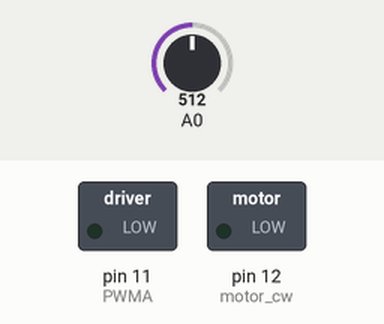
This sketch was run on a simulated Arduino Uno, built with avr-gcc and run on an emulated ATmega328P. Shown: switched loads named in the sketch (green lamp = pin HIGH). The inputs (shaded band) are chosen by the test bench; at power-on: A0 = 512. What the sketch prints to the serial monitor is not drawn.

Above: at 1.2 s.
1.3 s: A0 set to 482
At 3.1 s:
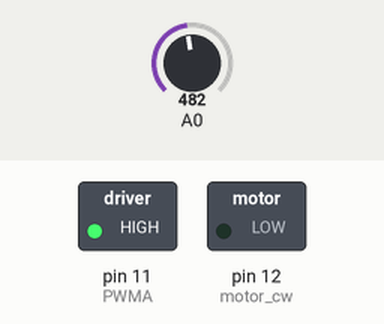
Timing chart, 0 to 4.6 s (numbered marks = the images above; inputs shaded):
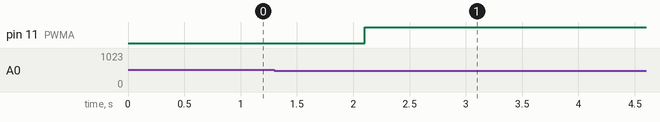

Measured:
- the behaviour switches between 501 and 500 on A0 (found by bisection; images 0 and 1)
- after the input at 1.3 s, pin 11 (PWMA): LOW → HIGH after 0.80 s

The sketch:

process_signal_tools.ino
```cpp
// Initializing the array for first deriv of sliding window of 20 datapoints
int signalVals[20] = {};
int signalValsSize = 20;

int rawPrevious = 0;
int count = 0;

int motorSpeed = 255;

const int AIN1 = 13;
const int AIN2 = 4;
const int PWMA = 11;

void setup() {
  pinMode(12, OUTPUT); // motor cw
  pinMode(11, OUTPUT); // motor ccw
  Serial.begin(9600);

  // wait for serial terminal to open
  while (!Serial);
}

void loop() {
  // read the input on analog pin A0
  int rawValue = analogRead(A0);
  delay(100);
  if (rawValue > 500) {
    rawValue -= 500;
  }

  // Updating sliding window with new reading
  for (int i = 1; i < signalValsSize; i++) {
    signalVals[i - 1] = signalVals[i];
  }
  signalVals[19] = rawPrevious - rawValue;
  rawPrevious = rawValue;

  Serial.print(rawValue);
  //Serial.print(", ");
  //Serial.println(calculateStandardDeviation(signalVals));


  // Check raw reading and the std dev of the sliding window to
  // see if the hand is clenched and motors need to be moved
  if (rawValue > 100 && calculateStandardDeviation(signalVals) > 10) {
    count++;

    if (count % 2 == 0) {
      Serial.print("CLENCH");
      spinMotor(motorSpeed);
    }

    if (count % 2 == 1) {
      Serial.print("UNCLENCH");
      spinMotor(-motorSpeed);
    }

    delay(1000);
  }

  delay(100);
}


/********************************************************************************/
// Function to calculate standard deviation
double calculateStandardDeviation(int arr[])
{
    double sum = 0.0;
    double mean;
    double standardDeviation = 0.0;

    for (int i = 0; i < signalValsSize; ++i) {
        sum += arr[i];
    }

    mean = sum / signalValsSize;
    Serial.print(", ");
    Serial.println(mean);

    // squared differences of the datapoint and the mean
    for (int i = 0; i < signalValsSize; ++i) {
        standardDeviation += pow(arr[i] - mean, 2);
    }

    // square root of the variance to get the standard deviation
    return sqrt(standardDeviation / signalValsSize);
}


/********************************************************************************/
void spinMotor(int motorSpeed)                       //function for driving the right motor
{
  if (motorSpeed > 0)                                 //if the motor should drive forward (positive speed)
  {
    digitalWrite(AIN1, HIGH);                         //set pin 1 to high
    digitalWrite(AIN2, LOW);                          //set pin 2 to low
    delay(1500);
    digitalWrite(AIN1, LOW);                          //set pin 1 to low
    digitalWrite(AIN2, LOW);                          //set pin 2 to low

  }
  else if (motorSpeed < 0)                            //if the motor should drive backward (negative speed)
  {
    digitalWrite(AIN1, LOW);                          //set pin 1 to low
    digitalWrite(AIN2, HIGH);                         //set pin 2 to high
    delay(500);
    digitalWrite(AIN1, LOW);                          //set pin 1 to low
    digitalWrite(AIN2, LOW);                          //set pin 2 to low
  }

  delay(100);
  analogWrite(PWMA, abs(motorSpeed));                 //now that the motor direction is set, drive it at the entered speed
}
```
